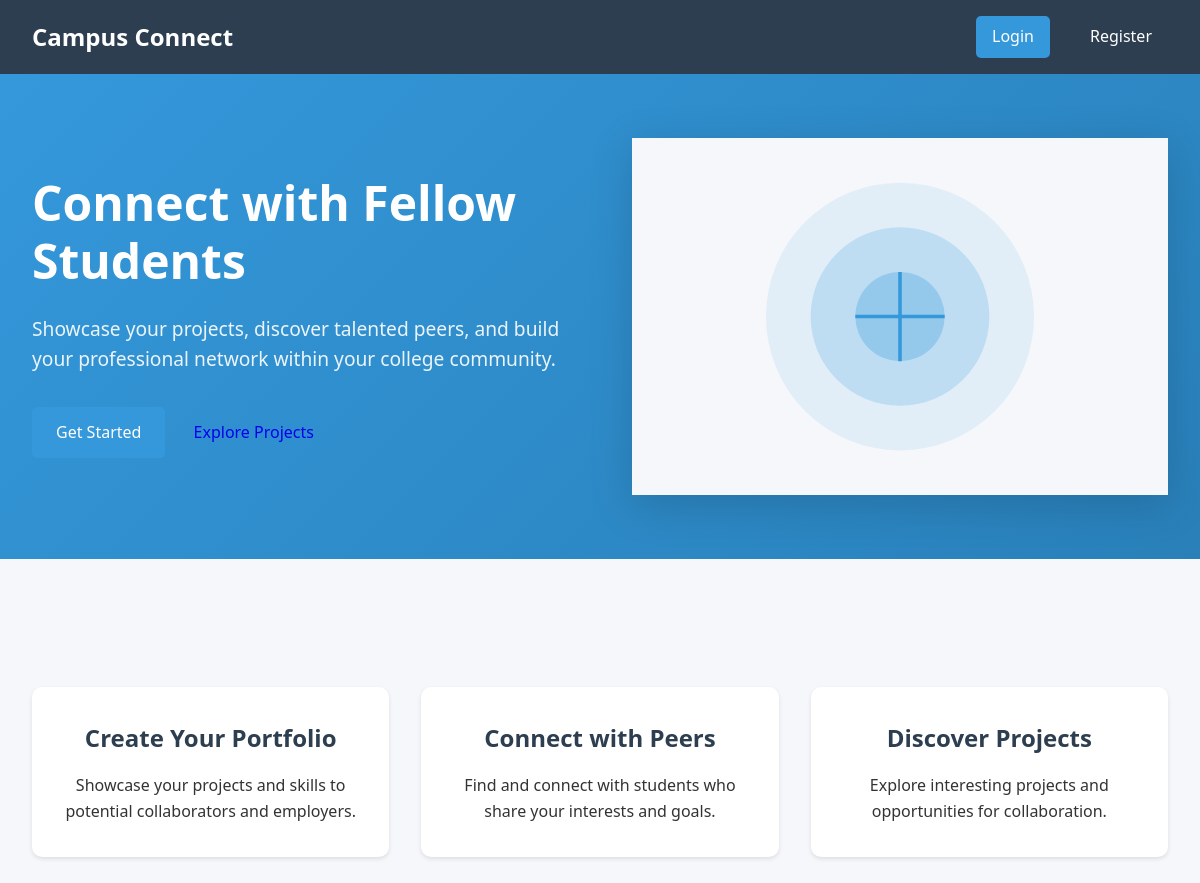
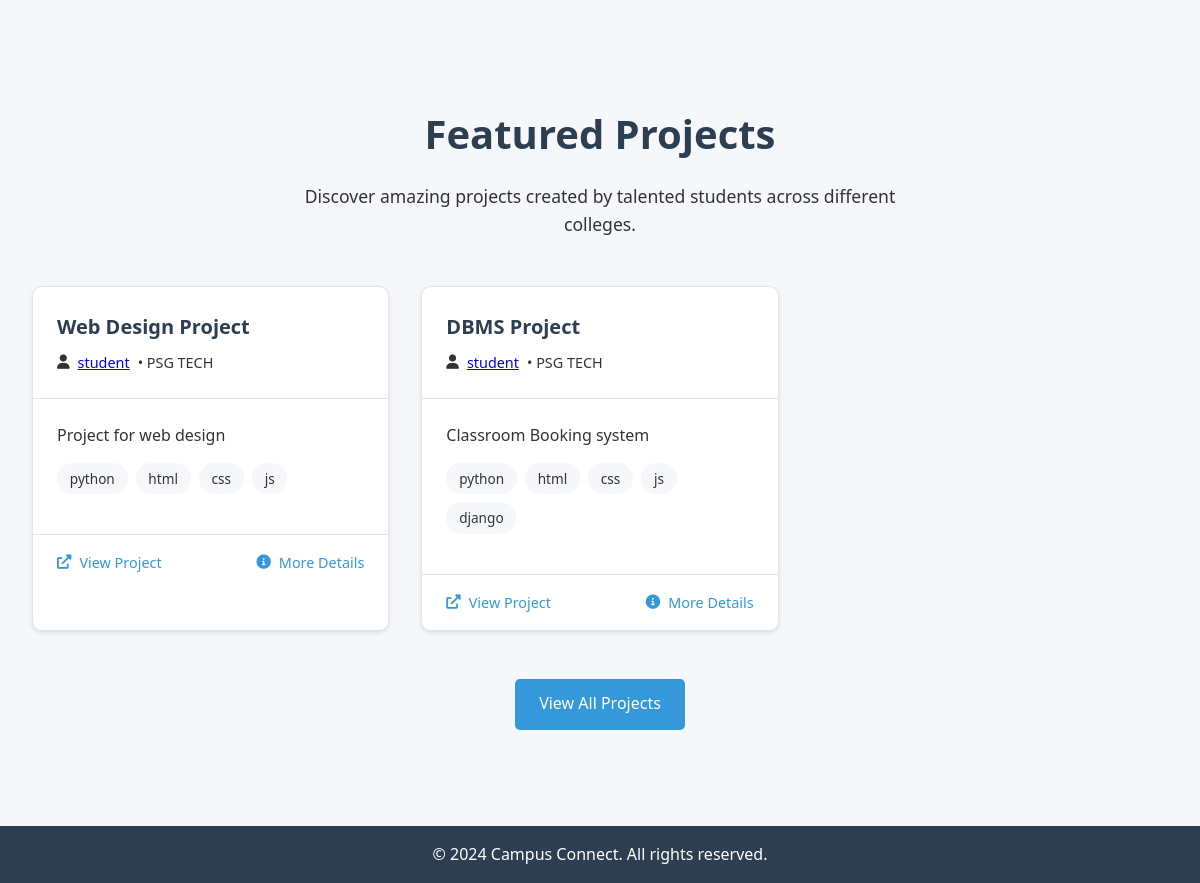
The page / on the database its author committed (2 pictures, top to bottom).
### app.py (models this page shows)
class Project(db.Model):
    id = db.Column(db.Integer, primary_key=True)
    title = db.Column(db.String(100), nullable=False)
    description = db.Column(db.Text, nullable=False)
    project_url = db.Column(db.String(200))
    technologies = db.Column(db.String(200))
    completion_date = db.Column(db.String(50))
    user_id = db.Column(db.Integer, db.ForeignKey('user.id'), nullable=False)

class User(UserMixin, db.Model):
    id = db.Column(db.Integer, primary_key=True)
    username = db.Column(db.String(80), unique=True, nullable=False)
    email = db.Column(db.String(120), unique=True, nullable=False)
    password_hash = db.Column(db.String(120), nullable=False)
    college_name = db.Column(db.String(200))
    department = db.Column(db.String(100))
    graduation_year = db.Column(db.Integer)
    bio = db.Column(db.Text)
    linkedin_url = db.Column(db.String(200))
    github_url = db.Column(db.String(200))
    projects = db.relationship('Project', backref='author', lazy=True)

### app.py (the view)
@app.route('/')
def index():
    if current_user.is_authenticated:
        return redirect(url_for('dashboard'))
    projects = Project.query.order_by(Project.id.desc()).limit(6).all()
    return render_template('landing.html', projects=projects)

### templates/landing.html (shortened to what this page needs)
{% extends "base.html" %}
{% block content %}
<div class="hero-section">
    <div class="hero-container">
        <div class="hero-content">
            <h1 class="hero-title">Connect with Fellow Students</h1>
            <p class="hero-text">
                Showcase your projects, discover talented peers, and build your professional network within your college community.
            </p>
            <div class="hero-buttons">
                <a href="{{ url_for('register') }}" class="btn btn-primary">Get Started</a>
                <a href="{{ url_for('explore') }}" class="btn btn-outline">Explore Projects</a>
            </div>
        </div>
        <div class="hero-image">
            <img src="{{ url_for('static', filename='images/landing-illustration.svg') }}" alt="Campus Connect Illustration">
        </div>
    </div>
</div>
<div class="features-section">
    <div class="features-container">
        <div class="feature-card" data-aos="fade-up" data-aos-delay="0">
            <h3>Create Your Portfolio</h3>
            <p>Showcase your projects and skills to potential collaborators and employers.</p>
        </div>
        <div class="feature-card" data-aos="fade-up" data-aos-delay="100">
            <h3>Connect with Peers</h3>
            <p>Find and connect with students who share your interests and goals.</p>
        </div>
        <div class="feature-card" data-aos="fade-up" data-aos-delay="200">
            <h3>Discover Projects</h3>
            <p>Explore interesting projects and opportunities for collaboration.</p>
        </div>
    </div>
</div>
<div class="projects-showcase">
    <div class="projects-showcase-header">
        <h2 class="projects-showcase-title">Featured Projects</h2>
        <p class="projects-showcase-description">
            Discover amazing projects created by talented students across different colleges.
        </p>
    </div>
    <div class="projects-grid">
        {% for project in projects %}
        <div class="project-card" data-aos="fade-up" data-aos-delay="{{ loop.index * 100 }}">
            <div class="project-header">
                <h3 class="project-title">{{ project.title }}</h3>
                <div class="project-author">
                    <i class="fas fa-user"></i>
                    <a href="{{ url_for('user_profile', username=project.author.username) }}">{{ project.author.username }}</a>
                    {% if project.author.college_name %}
                    <span>• {{ project.author.college_name }}</span>
                    {% endif %}
                </div>
            </div>
            <div class="project-content">
                <p class="project-description">
                    {{ project.description[:150] }}{% if project.description|length > 150 %}...{% endif %}
                </p>
                {% if project.technologies %}
                <div class="project-tags">
                    {% for tech in project.technologies.split(',') %}
                    <span class="project-tag">{{ tech.strip() }}</span>
                    {% endfor %}
                </div>
                {% endif %}
            </div>
            <div class="project-footer">
                {% if project.project_url %}
                <a href="{{ project.project_url }}" class="project-link" target="_blank">
                    <i class="fas fa-external-link-alt"></i> View Project
                </a>
                {% endif %}
                <a href="{{ url_for('user_profile', username=project.author.username) }}" class="project-link">
                    <i class="fas fa-info-circle"></i> More Details
                </a>
            </div>
        </div>
        {% else %}
        <div class="no-projects">
            <p>No projects available yet. Be the first to share your work!</p>
            <a href="{{ url_for('register') }}" class="btn btn-primary">Join Now</a>
        </div>
        {% endfor %}
    </div>
    <div class="view-all-projects">
        <a href="{{ url_for('explore') }}" class="btn btn-primary">View All Projects</a>
    </div>
</div>
{% endblock %}

### templates/base.html (style rules this page uses)
:root { --primary-color: #3498db; --primary-dark: #2980b9; --secondary-color: #2c3e50; --background-color: #f5f7fa; --text-color: #333; --border-color: #e1e4e8; --error-color: #dc3545; --error-bg: #f8d7da; --error-border: #f5c6cb; --border-radius: 10px; --border-radius-sm: 5px; --shadow-sm: 0 2px 4px rgba(0, 0, 0, 0.1); --shadow-md: 0 4px 6px rgba(0, 0, 0, 0.1); --focus-shadow: 0 0 0 3px rgba(52, 152, 219, 0.1); --transition: all 0.3s ease; }
* { margin: 0; padding: 0; box-sizing: border-box; }
body { font-family: 'Segoe UI', Tahoma, Geneva, Verdana, sans-serif; line-height: 1.6; color: var(--text-color); background-color: var(--background-color); min-height: 100vh; display: flex; flex-direction: column; }
.btn { display: inline-block; padding: 0.8rem 1.5rem; border-radius: var(--border-radius-sm); text-decoration: none; font-weight: 500; cursor: pointer; transition: var(--transition); }
.btn-primary { background-color: var(--primary-color); color: white; border: none; }

### templates/landing.html (style rules this page uses)
.hero-section { background: linear-gradient(135deg, var(--primary-color), var(--primary-dark)); color: white; padding: 4rem 0; margin: -2rem -2rem 4rem -2rem; }
.hero-container { max-width: 1200px; margin: 0 auto; padding: 0 2rem; display: grid; grid-template-columns: 1fr 1fr; gap: 4rem; align-items: center; }
.hero-content { animation: fadeInUp 1s ease; }
.hero-title { font-size: 3rem; font-weight: 700; margin-bottom: 1.5rem; line-height: 1.2; }
.hero-text { font-size: 1.2rem; margin-bottom: 2rem; opacity: 0.9; line-height: 1.6; }
.hero-image { display: flex; justify-content: center; align-items: center; animation: fadeInRight 1s ease; }
.hero-image img { max-width: 100%; height: auto; filter: drop-shadow(0 10px 20px rgba(0, 0, 0, 0.15)); }
.features-section { padding: 4rem 0; }
.features-container { display: grid; grid-template-columns: repeat(3, 1fr); gap: 2rem; max-width: 1200px; margin: 0 auto; }
.feature-card { background: white; padding: 2rem; border-radius: var(--border-radius); box-shadow: var(--shadow-sm); text-align: center; transition: var(--transition); }
.feature-card h3 { color: var(--secondary-color); font-size: 1.5rem; margin-bottom: 1rem; }
.feature-card p { color: var(--text-color); line-height: 1.6; }
.projects-showcase { padding: 4rem 0; background-color: var(--background-color); margin: 0 -2rem; }
.projects-showcase-header { text-align: center; margin-bottom: 3rem; }
.projects-showcase-title { font-size: 2.5rem; color: var(--secondary-color); margin-bottom: 1rem; }
.projects-showcase-description { color: var(--text-color); font-size: 1.1rem; max-width: 600px; margin: 0 auto; }
.projects-grid { display: grid; grid-template-columns: repeat(auto-fill, minmax(300px, 1fr)); gap: 2rem; max-width: 1200px; margin: 0 auto; padding: 0 2rem; }
.project-card { background: white; border-radius: var(--border-radius); box-shadow: var(--shadow-sm); overflow: hidden; transition: var(--transition); border: 1px solid var(--border-color); }
.project-header { padding: 1.5rem; border-bottom: 1px solid var(--border-color); }
.project-title { font-size: 1.25rem; color: var(--secondary-color); margin-bottom: 0.5rem; }
.project-author { font-size: 0.9rem; color: var(--text-color); display: flex; align-items: center; gap: 0.5rem; }
.project-content { padding: 1.5rem; }
.project-description { color: var(--text-color); margin-bottom: 1rem; line-height: 1.5; }
.project-tags { display: flex; flex-wrap: wrap; gap: 0.5rem; margin-bottom: 1rem; }
.project-tag { background: var(--background-color); color: var(--text-color); padding: 0.3rem 0.8rem; border-radius: 15px; font-size: 0.85rem; }
.project-footer { padding: 1rem 1.5rem; border-top: 1px solid var(--border-color); display: flex; justify-content: space-between; align-items: center; }
.project-link { color: var(--primary-color); text-decoration: none; font-size: 0.9rem; display: flex; align-items: center; gap: 0.5rem; }
.view-all-projects { text-align: center; margin-top: 3rem; }

### rows shown on the page
Project: title "Web Design Project", author.username "student", author.college_name "PSG TECH", description "Project for web design", strip "python" "html" "css" "js"
Project: title "DBMS Project", author.username "student", author.college_name "PSG TECH", description "Classroom Booking system", strip "python" "html" "css" "js" "django"
